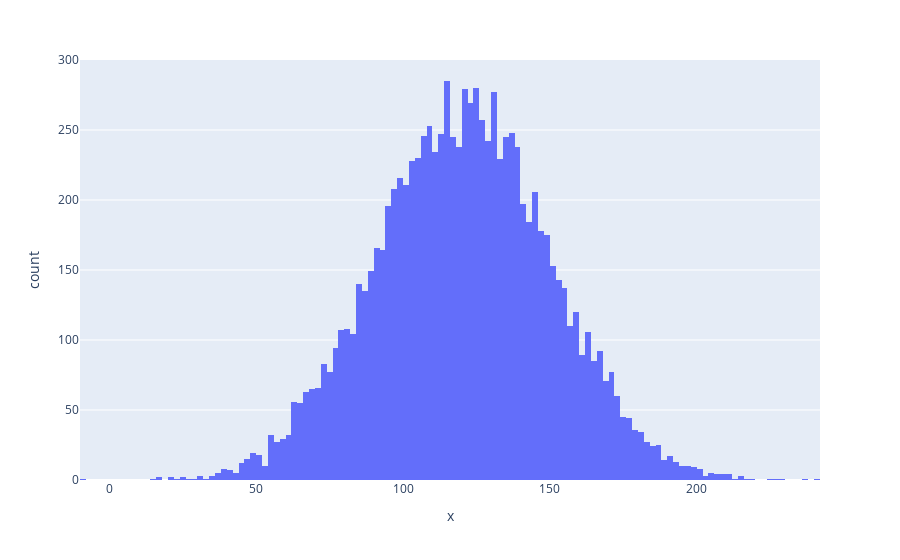

Notebook code cell kept with this figure:
### Markdown cell above
## Generate the data

Time windows are defined as follows:

- From 7am to 11am, in minutes.
- We will draw the desired departure time from a Gaussian distribution, centered at 9am (minutes = 120), with a standard deviation of 30 minutes.
- We consider that the shuttle can take max 10 minutes to arrive. (-5 + 5 minutes of desired time).
- We consider that the trip cannot take more than three the driving distance.

### Code cell
# get a gaussian distribution centered on 120 with a standard deviation of 30
def get_time():
    return random.gauss(120, 30)

# plot a gaussian distribution of mean 120 and  standard deviation of 30
fig = px.histogram(x=[get_time() for i in range(10000)])
fig.show()

### Figure 1 — Plotly figure (JSON) as saved in the notebook; plotly's stock layout.template omitted (floating-point values rounded to 4 significant figures; data arrays with more than 128 entries replaced by an {"elided": "..."} marker saying what was removed)
{"data": [{"alignmentgroup": "True", "bingroup": "x", "hovertemplate": "x=%{x}<br>count=%{y}<extra></extra>", "legendgroup": "", "marker": {"color": "#636efa", "pattern": {"shape": ""}}, "name": "", "offsetgroup": "", "orientation": "v", "showlegend": false, "type": "histogram", "x": {"elided": "10000 float values"}, "xaxis": "x", "yaxis": "y"}], "layout": {"barmode": "relative", "legend": {"tracegroupgap": 0}, "margin": {"t": 60}, "xaxis": {"anchor": "y", "domain": [0, 1], "title": {"text": "x"}}, "yaxis": {"anchor": "x", "domain": [0, 1], "title": {"text": "count"}}}}
